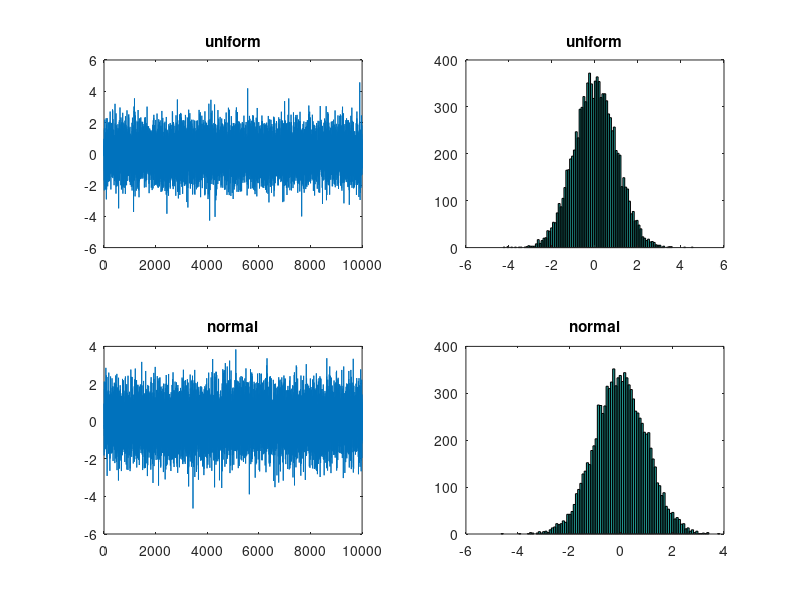

Write the MATLAB code that produced this figure.
%% Squares
% FOUR squares on a plot
% *Grouping:*
% Plot 1: 10 -> 50 
% Plot 2: 10 -> 100
RU = randn(10000, 1)
RN = randn(10000, 1)
subplot(221), plot(RU), title('uniform')
subplot(222), hist(RU, 100), title('uniform')
subplot(223), plot(RN), title('normal')
subplot(224), hist(RN, 100), title('normal')

%% Subplot warning
% It's an ID just as a HTML error message:
% Mid number is number cols
% Last number is plot ID
